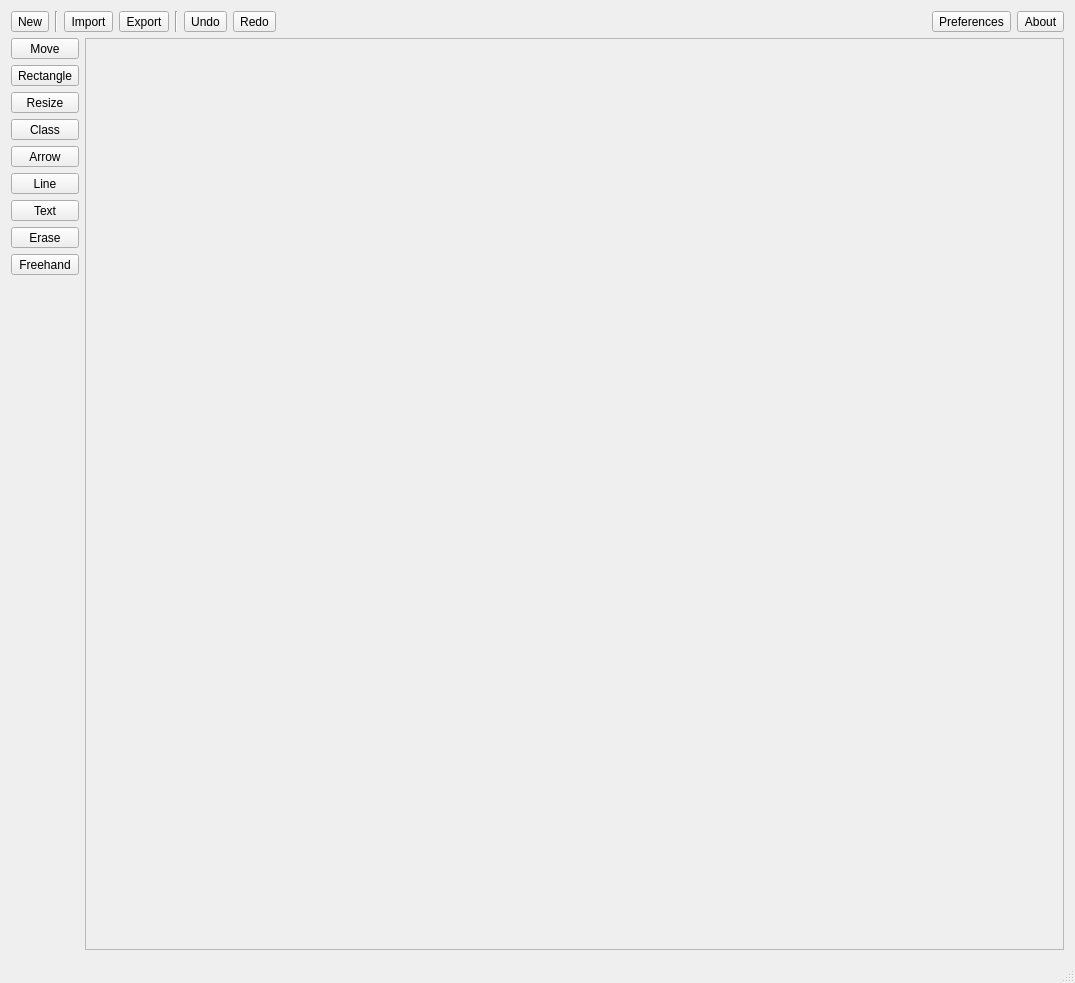
<?xml version="1.0" encoding="UTF-8"?>
<ui version="4.0">
 <class>MainWindow</class>
 <widget class="QMainWindow" name="MainWindow">
  <property name="geometry">
   <rect>
    <x>0</x>
    <y>0</y>
    <width>1075</width>
    <height>983</height>
   </rect>
  </property>
  <property name="windowTitle">
   <string>AsciiFlow</string>
  </property>
  <widget class="QWidget" name="centralWidget">
   <layout class="QHBoxLayout" name="horizontalLayout">
    <item>
     <layout class="QVBoxLayout" name="verticalLayout_2">
      <item>
       <layout class="QHBoxLayout" name="horizontalLayout_3">
        <item>
         <widget class="QToolButton" name="btnNew">
          <property name="sizePolicy">
           <sizepolicy hsizetype="Minimum" vsizetype="Minimum">
            <horstretch>0</horstretch>
            <verstretch>0</verstretch>
           </sizepolicy>
          </property>
          <property name="text">
           <string>New</string>
          </property>
          <property name="icon">
           <iconset resource="resource.qrc">
            <normaloff>:/ico/New.png</normaloff>:/ico/New.png</iconset>
          </property>
          <property name="iconSize">
           <size>
            <width>50</width>
            <height>50</height>
           </size>
          </property>
          <property name="toolButtonStyle">
           <enum>Qt::ToolButtonTextUnderIcon</enum>
          </property>
         </widget>
        </item>
        <item>
         <widget class="Line" name="line">
          <property name="orientation">
           <enum>Qt::Vertical</enum>
          </property>
         </widget>
        </item>
        <item>
         <widget class="QToolButton" name="btnImport">
          <property name="sizePolicy">
           <sizepolicy hsizetype="Minimum" vsizetype="Minimum">
            <horstretch>0</horstretch>
            <verstretch>0</verstretch>
           </sizepolicy>
          </property>
          <property name="text">
           <string>Import</string>
          </property>
          <property name="icon">
           <iconset resource="resource.qrc">
            <normaloff>:/ico/Import.png</normaloff>:/ico/Import.png</iconset>
          </property>
          <property name="iconSize">
           <size>
            <width>50</width>
            <height>50</height>
           </size>
          </property>
          <property name="toolButtonStyle">
           <enum>Qt::ToolButtonTextUnderIcon</enum>
          </property>
         </widget>
        </item>
        <item>
         <widget class="QToolButton" name="btnExport">
          <property name="sizePolicy">
           <sizepolicy hsizetype="Minimum" vsizetype="Minimum">
            <horstretch>0</horstretch>
            <verstretch>0</verstretch>
           </sizepolicy>
          </property>
          <property name="text">
           <string>Export</string>
          </property>
          <property name="icon">
           <iconset resource="resource.qrc">
            <normaloff>:/ico/Export.png</normaloff>:/ico/Export.png</iconset>
          </property>
          <property name="iconSize">
           <size>
            <width>50</width>
            <height>50</height>
           </size>
          </property>
          <property name="toolButtonStyle">
           <enum>Qt::ToolButtonTextUnderIcon</enum>
          </property>
         </widget>
        </item>
        <item>
         <widget class="Line" name="line_2">
          <property name="orientation">
           <enum>Qt::Vertical</enum>
          </property>
         </widget>
        </item>
        <item>
         <widget class="QToolButton" name="btnUndo">
          <property name="sizePolicy">
           <sizepolicy hsizetype="Minimum" vsizetype="Minimum">
            <horstretch>0</horstretch>
            <verstretch>0</verstretch>
           </sizepolicy>
          </property>
          <property name="text">
           <string>Undo</string>
          </property>
          <property name="icon">
           <iconset resource="resource.qrc">
            <normaloff>:/ico/Undo.png</normaloff>:/ico/Undo.png</iconset>
          </property>
          <property name="iconSize">
           <size>
            <width>50</width>
            <height>50</height>
           </size>
          </property>
          <property name="toolButtonStyle">
           <enum>Qt::ToolButtonTextUnderIcon</enum>
          </property>
         </widget>
        </item>
        <item>
         <widget class="QToolButton" name="btnRedo">
          <property name="sizePolicy">
           <sizepolicy hsizetype="Minimum" vsizetype="Minimum">
            <horstretch>0</horstretch>
            <verstretch>0</verstretch>
           </sizepolicy>
          </property>
          <property name="text">
           <string>Redo</string>
          </property>
          <property name="icon">
           <iconset resource="resource.qrc">
            <normaloff>:/ico/Redo.png</normaloff>:/ico/Redo.png</iconset>
          </property>
          <property name="iconSize">
           <size>
            <width>50</width>
            <height>50</height>
           </size>
          </property>
          <property name="toolButtonStyle">
           <enum>Qt::ToolButtonTextUnderIcon</enum>
          </property>
         </widget>
        </item>
        <item>
         <spacer name="horizontalSpacer">
          <property name="orientation">
           <enum>Qt::Horizontal</enum>
          </property>
          <property name="sizeHint" stdset="0">
           <size>
            <width>40</width>
            <height>20</height>
           </size>
          </property>
         </spacer>
        </item>
        <item>
         <widget class="QToolButton" name="btnSettings">
          <property name="sizePolicy">
           <sizepolicy hsizetype="Minimum" vsizetype="Minimum">
            <horstretch>0</horstretch>
            <verstretch>0</verstretch>
           </sizepolicy>
          </property>
          <property name="text">
           <string>Preferences</string>
          </property>
          <property name="icon">
           <iconset resource="resource.qrc">
            <normaloff>:/ico/Prefs.png</normaloff>:/ico/Prefs.png</iconset>
          </property>
          <property name="iconSize">
           <size>
            <width>50</width>
            <height>50</height>
           </size>
          </property>
          <property name="toolButtonStyle">
           <enum>Qt::ToolButtonTextUnderIcon</enum>
          </property>
         </widget>
        </item>
        <item>
         <widget class="QToolButton" name="btnAbout">
          <property name="sizePolicy">
           <sizepolicy hsizetype="Minimum" vsizetype="Minimum">
            <horstretch>0</horstretch>
            <verstretch>0</verstretch>
           </sizepolicy>
          </property>
          <property name="text">
           <string>About</string>
          </property>
          <property name="icon">
           <iconset resource="resource.qrc">
            <normaloff>:/ico/About.png</normaloff>:/ico/About.png</iconset>
          </property>
          <property name="iconSize">
           <size>
            <width>50</width>
            <height>50</height>
           </size>
          </property>
          <property name="toolButtonStyle">
           <enum>Qt::ToolButtonTextUnderIcon</enum>
          </property>
         </widget>
        </item>
       </layout>
      </item>
      <item>
       <layout class="QHBoxLayout" name="horizontalLayout_2">
        <item>
         <layout class="QVBoxLayout" name="verticalLayout">
          <item>
           <widget class="QToolButton" name="btnToolMove">
            <property name="sizePolicy">
             <sizepolicy hsizetype="Minimum" vsizetype="Minimum">
              <horstretch>0</horstretch>
              <verstretch>0</verstretch>
             </sizepolicy>
            </property>
            <property name="text">
             <string>Move</string>
            </property>
            <property name="icon">
             <iconset resource="resource.qrc">
              <normaloff>:/ico/Move.png</normaloff>:/ico/Move.png</iconset>
            </property>
            <property name="iconSize">
             <size>
              <width>50</width>
              <height>50</height>
             </size>
            </property>
            <property name="checkable">
             <bool>true</bool>
            </property>
            <property name="toolButtonStyle">
             <enum>Qt::ToolButtonTextUnderIcon</enum>
            </property>
           </widget>
          </item>
          <item>
           <widget class="QToolButton" name="btnToolRectangle">
            <property name="sizePolicy">
             <sizepolicy hsizetype="Minimum" vsizetype="Minimum">
              <horstretch>0</horstretch>
              <verstretch>0</verstretch>
             </sizepolicy>
            </property>
            <property name="text">
             <string>Rectangle</string>
            </property>
            <property name="icon">
             <iconset resource="resource.qrc">
              <normaloff>:/ico/Rectangle.png</normaloff>:/ico/Rectangle.png</iconset>
            </property>
            <property name="iconSize">
             <size>
              <width>50</width>
              <height>50</height>
             </size>
            </property>
            <property name="checkable">
             <bool>true</bool>
            </property>
            <property name="toolButtonStyle">
             <enum>Qt::ToolButtonTextUnderIcon</enum>
            </property>
           </widget>
          </item>
          <item>
           <widget class="QToolButton" name="btnToolResize">
            <property name="sizePolicy">
             <sizepolicy hsizetype="Minimum" vsizetype="Minimum">
              <horstretch>0</horstretch>
              <verstretch>0</verstretch>
             </sizepolicy>
            </property>
            <property name="text">
             <string>Resize</string>
            </property>
            <property name="icon">
             <iconset resource="resource.qrc">
              <normaloff>:/ico/Resize.png</normaloff>:/ico/Resize.png</iconset>
            </property>
            <property name="iconSize">
             <size>
              <width>50</width>
              <height>50</height>
             </size>
            </property>
            <property name="checkable">
             <bool>true</bool>
            </property>
            <property name="toolButtonStyle">
             <enum>Qt::ToolButtonTextUnderIcon</enum>
            </property>
           </widget>
          </item>
          <item>
           <widget class="QToolButton" name="btnToolClass">
            <property name="sizePolicy">
             <sizepolicy hsizetype="Minimum" vsizetype="Minimum">
              <horstretch>0</horstretch>
              <verstretch>0</verstretch>
             </sizepolicy>
            </property>
            <property name="text">
             <string>Class</string>
            </property>
            <property name="icon">
             <iconset resource="resource.qrc">
              <normaloff>:/ico/Class.png</normaloff>:/ico/Class.png</iconset>
            </property>
            <property name="iconSize">
             <size>
              <width>50</width>
              <height>50</height>
             </size>
            </property>
            <property name="checkable">
             <bool>true</bool>
            </property>
            <property name="toolButtonStyle">
             <enum>Qt::ToolButtonTextUnderIcon</enum>
            </property>
           </widget>
          </item>
          <item>
           <widget class="QToolButton" name="btnToolArrow">
            <property name="sizePolicy">
             <sizepolicy hsizetype="Minimum" vsizetype="Minimum">
              <horstretch>0</horstretch>
              <verstretch>0</verstretch>
             </sizepolicy>
            </property>
            <property name="text">
             <string>Arrow</string>
            </property>
            <property name="icon">
             <iconset resource="resource.qrc">
              <normaloff>:/ico/Arrow.png</normaloff>:/ico/Arrow.png</iconset>
            </property>
            <property name="iconSize">
             <size>
              <width>50</width>
              <height>50</height>
             </size>
            </property>
            <property name="checkable">
             <bool>true</bool>
            </property>
            <property name="toolButtonStyle">
             <enum>Qt::ToolButtonTextUnderIcon</enum>
            </property>
           </widget>
          </item>
          <item>
           <widget class="QToolButton" name="btnToolLine">
            <property name="sizePolicy">
             <sizepolicy hsizetype="Minimum" vsizetype="Minimum">
              <horstretch>0</horstretch>
              <verstretch>0</verstretch>
             </sizepolicy>
            </property>
            <property name="text">
             <string>Line</string>
            </property>
            <property name="icon">
             <iconset resource="resource.qrc">
              <normaloff>:/ico/Line.png</normaloff>:/ico/Line.png</iconset>
            </property>
            <property name="iconSize">
             <size>
              <width>50</width>
              <height>50</height>
             </size>
            </property>
            <property name="checkable">
             <bool>true</bool>
            </property>
            <property name="toolButtonStyle">
             <enum>Qt::ToolButtonTextUnderIcon</enum>
            </property>
           </widget>
          </item>
          <item>
           <widget class="QToolButton" name="btnToolText">
            <property name="sizePolicy">
             <sizepolicy hsizetype="Minimum" vsizetype="Minimum">
              <horstretch>0</horstretch>
              <verstretch>0</verstretch>
             </sizepolicy>
            </property>
            <property name="text">
             <string>Text</string>
            </property>
            <property name="icon">
             <iconset resource="resource.qrc">
              <normaloff>:/ico/Text.png</normaloff>:/ico/Text.png</iconset>
            </property>
            <property name="iconSize">
             <size>
              <width>50</width>
              <height>50</height>
             </size>
            </property>
            <property name="checkable">
             <bool>true</bool>
            </property>
            <property name="toolButtonStyle">
             <enum>Qt::ToolButtonTextUnderIcon</enum>
            </property>
           </widget>
          </item>
          <item>
           <widget class="QToolButton" name="btnToolErase">
            <property name="sizePolicy">
             <sizepolicy hsizetype="Minimum" vsizetype="Minimum">
              <horstretch>0</horstretch>
              <verstretch>0</verstretch>
             </sizepolicy>
            </property>
            <property name="text">
             <string>Erase</string>
            </property>
            <property name="icon">
             <iconset resource="resource.qrc">
              <normaloff>:/ico/Erase.png</normaloff>:/ico/Erase.png</iconset>
            </property>
            <property name="iconSize">
             <size>
              <width>50</width>
              <height>50</height>
             </size>
            </property>
            <property name="checkable">
             <bool>true</bool>
            </property>
            <property name="toolButtonStyle">
             <enum>Qt::ToolButtonTextUnderIcon</enum>
            </property>
           </widget>
          </item>
          <item>
           <widget class="QToolButton" name="btnToolFreehand">
            <property name="sizePolicy">
             <sizepolicy hsizetype="Minimum" vsizetype="Minimum">
              <horstretch>0</horstretch>
              <verstretch>0</verstretch>
             </sizepolicy>
            </property>
            <property name="text">
             <string>Freehand</string>
            </property>
            <property name="icon">
             <iconset resource="resource.qrc">
              <normaloff>:/ico/Freehand.png</normaloff>:/ico/Freehand.png</iconset>
            </property>
            <property name="iconSize">
             <size>
              <width>50</width>
              <height>50</height>
             </size>
            </property>
            <property name="checkable">
             <bool>true</bool>
            </property>
            <property name="toolButtonStyle">
             <enum>Qt::ToolButtonTextUnderIcon</enum>
            </property>
           </widget>
          </item>
          <item>
           <spacer name="verticalSpacer">
            <property name="orientation">
             <enum>Qt::Vertical</enum>
            </property>
            <property name="sizeHint" stdset="0">
             <size>
              <width>20</width>
              <height>40</height>
             </size>
            </property>
           </spacer>
          </item>
         </layout>
        </item>
        <item>
         <widget class="QScrollArea" name="scrollArea">
          <property name="widgetResizable">
           <bool>true</bool>
          </property>
          <widget class="QAsciiArt" name="customArea">
           <property name="geometry">
            <rect>
             <x>0</x>
             <y>0</y>
             <width>964</width>
             <height>844</height>
            </rect>
           </property>
           <property name="sizePolicy">
            <sizepolicy hsizetype="Expanding" vsizetype="Expanding">
             <horstretch>0</horstretch>
             <verstretch>0</verstretch>
            </sizepolicy>
           </property>
          </widget>
         </widget>
        </item>
       </layout>
      </item>
     </layout>
    </item>
   </layout>
  </widget>
  <widget class="QStatusBar" name="statusBar"/>
  <action name="actionUndo">
   <property name="text">
    <string>Undo</string>
   </property>
   <property name="toolTip">
    <string>Undo</string>
   </property>
  </action>
  <action name="actionRedo">
   <property name="text">
    <string>Redo</string>
   </property>
   <property name="toolTip">
    <string>Redo</string>
   </property>
  </action>
  <action name="actionNew">
   <property name="text">
    <string>New</string>
   </property>
   <property name="toolTip">
    <string>New</string>
   </property>
  </action>
  <action name="actionExport">
   <property name="text">
    <string>Export</string>
   </property>
   <property name="toolTip">
    <string>Export</string>
   </property>
  </action>
  <action name="actionImport">
   <property name="text">
    <string>Import</string>
   </property>
   <property name="toolTip">
    <string>Import</string>
   </property>
  </action>
  <action name="actionToolMove">
   <property name="text">
    <string>Move</string>
   </property>
   <property name="toolTip">
    <string>Move</string>
   </property>
  </action>
  <action name="actionToolRectangle">
   <property name="text">
    <string>Rectangle</string>
   </property>
   <property name="toolTip">
    <string>Rectangle</string>
   </property>
  </action>
  <action name="actionToolClass">
   <property name="text">
    <string>Class</string>
   </property>
   <property name="toolTip">
    <string>Class</string>
   </property>
  </action>
  <action name="actionToolArrow">
   <property name="text">
    <string>Arrow</string>
   </property>
  </action>
  <action name="actionToolErase">
   <property name="text">
    <string>Erase</string>
   </property>
   <property name="toolTip">
    <string>Erase</string>
   </property>
  </action>
  <action name="actionToolFreehand">
   <property name="text">
    <string>Freehand</string>
   </property>
   <property name="toolTip">
    <string>Freehand</string>
   </property>
  </action>
  <action name="actionToolText">
   <property name="text">
    <string>Text</string>
   </property>
   <property name="toolTip">
    <string>Text</string>
   </property>
  </action>
  <action name="actionAbout">
   <property name="text">
    <string>About</string>
   </property>
   <property name="toolTip">
    <string>About</string>
   </property>
  </action>
  <action name="actionToolLine">
   <property name="text">
    <string>Line</string>
   </property>
   <property name="toolTip">
    <string>Line</string>
   </property>
  </action>
  <action name="actionToolResize">
   <property name="text">
    <string>Resize</string>
   </property>
   <property name="toolTip">
    <string>Resize</string>
   </property>
  </action>
 </widget>
 <layoutdefault spacing="6" margin="11"/>
 <customwidgets>
  <customwidget>
   <class>QAsciiArt</class>
   <extends>QWidget</extends>
   <header>qasciiart.h</header>
   <container>1</container>
  </customwidget>
 </customwidgets>
 <tabstops>
  <tabstop>btnNew</tabstop>
  <tabstop>btnImport</tabstop>
  <tabstop>btnExport</tabstop>
  <tabstop>btnUndo</tabstop>
  <tabstop>btnRedo</tabstop>
  <tabstop>btnSettings</tabstop>
  <tabstop>btnAbout</tabstop>
  <tabstop>btnToolMove</tabstop>
  <tabstop>btnToolRectangle</tabstop>
  <tabstop>btnToolClass</tabstop>
  <tabstop>btnToolArrow</tabstop>
  <tabstop>btnToolLine</tabstop>
  <tabstop>btnToolText</tabstop>
  <tabstop>btnToolErase</tabstop>
  <tabstop>btnToolFreehand</tabstop>
  <tabstop>scrollArea</tabstop>
 </tabstops>
 <resources>
  <include location="resource.qrc"/>
 </resources>
 <connections/>
</ui>
